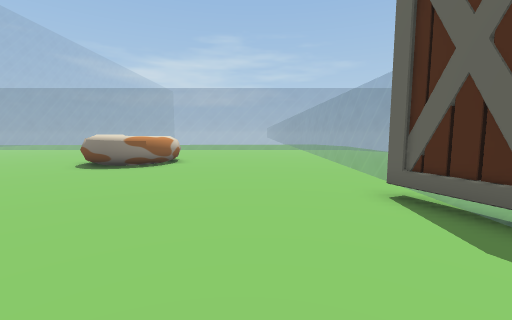
[1] (above)

16 first-person views from a walk through a scene from a Unity 3-D project. The camera is 1.3 m above the floor, tilts 6° down and sees 90° across. The floor is counted in squares, 1 m on a side. Each view is taken from the middle of a square. On the plan, view 1 faces up. The plan holds only what a view shows up to about 13 squares ahead; the rest is blank. The place goes on beyond the plan. Some animated figures are left out.

[2]
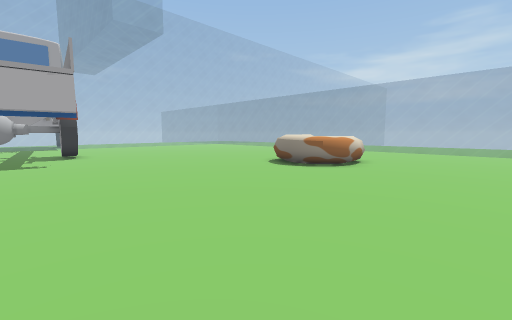

[3]
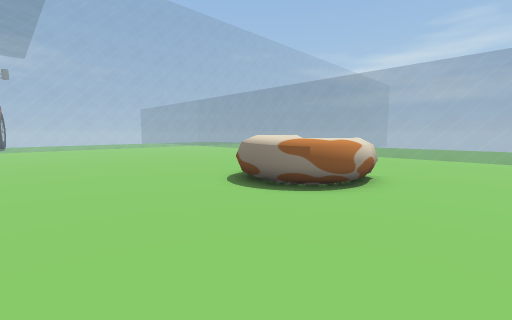

[4]
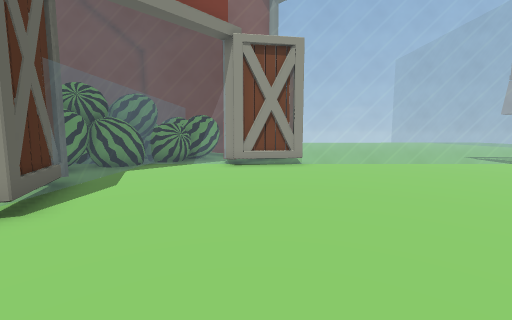

[5]
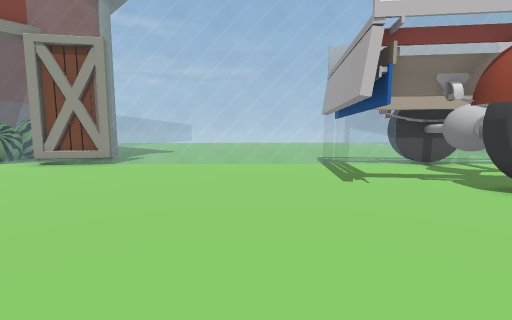

[6]
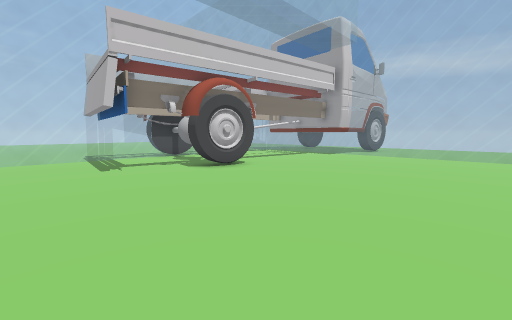

[7]
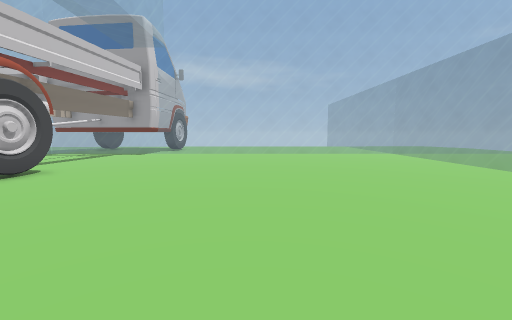

[8]
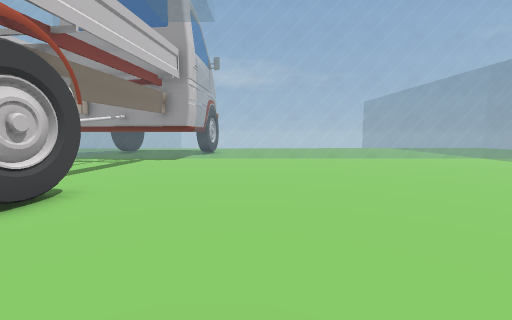

[9]
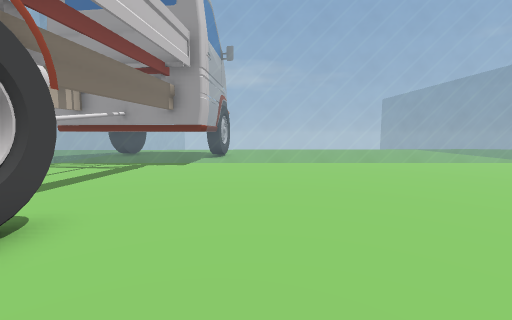

[10]
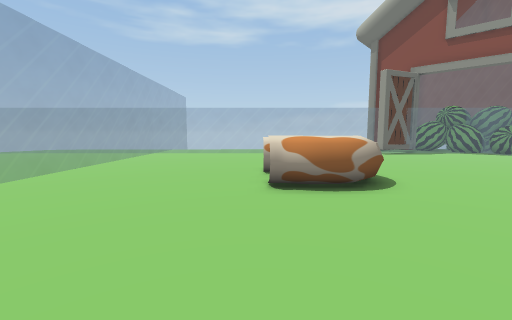

[11]
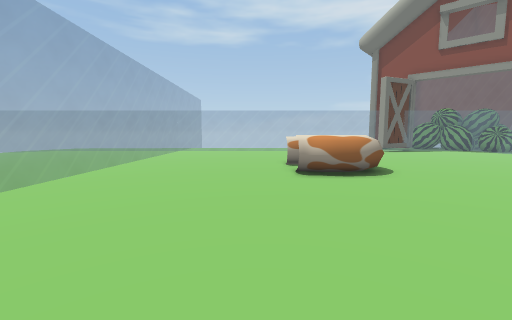

[12]
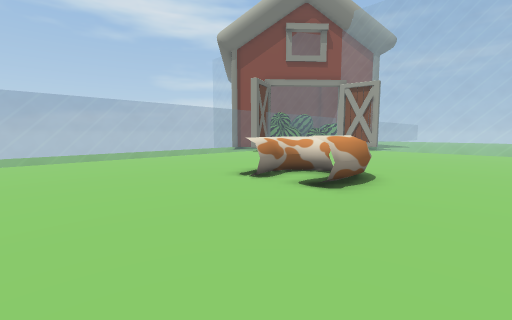

[13]
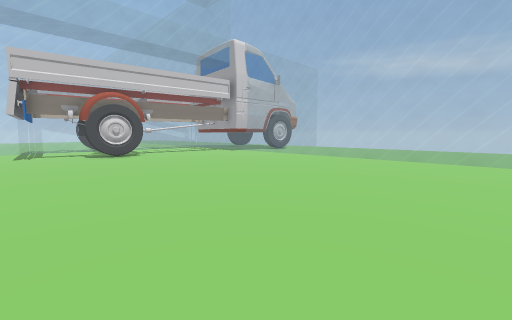

[14]
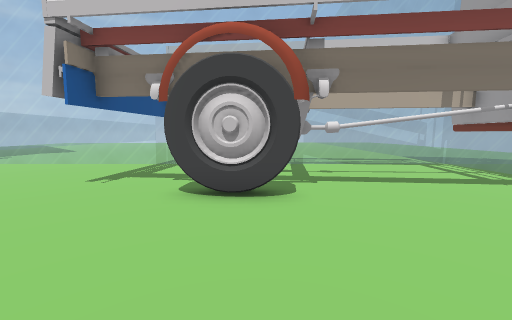

[15]
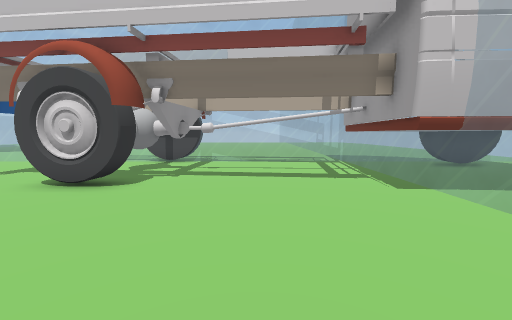

[16]
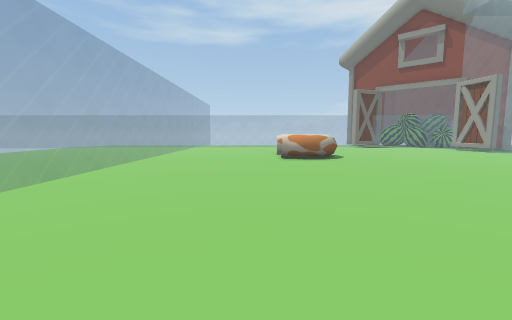

### Floor plan
Key: @ floor where view 1 was taken; # wall or solid block; . floor; = window, fence, low wall or low ledge; T thing the floor can be seen under or through; O other object.
Columns run from 26 left of view 1 to 6 right of it. Each row starts with its distance up from view 1.
 22      ==       =============
 21      ===     ==============
 20   =  ====   ===============
 19 = =.........................
 18 ===...........................
 17 ===...........................===
 16 ===...........................===
 15 ===...........................==
 14 ===...........................=
 13 ===................O OO.......===
 12 ===................OOOO.......===
 11 ===................OOOO.......==
 10 ===................OOOO.......==
  9 ===...........................=
  8 ===...........................=
  7 ===...........................
  6 ===...........................
  5 ===..........................#
  4 ===#.....#TT#................#=
  3 ===#......TT#.................=
  2 ===......TT...................=
  1 ===...TTTTTT..................==
  0 ===......TT...............@...=#
 -1 ===.......T..............##...=#
 -2 =========================##===###
 -3 =========  =============   ####
 -4 ========   ==============  ##

Positions as (right, up) in squares from view 1, and headings:
1: (0, 0), facing up
2: (1, 1), facing up-left
3: (-1, 5), facing up-left
4: (-1, 9), facing down
5: (-9, 9), facing down
6: (-9, 12), facing down-left
7: (-8, 11), facing left
8: (-11, 8), facing left
9: (-13, 7), facing left
10: (-13, 13), facing right
11: (-15, 14), facing right
12: (-10, 18), facing down-right
13: (-11, 19), facing down-left
14: (-16, 9), facing down
15: (-20, 10), facing down
16: (-20, 14), facing right
